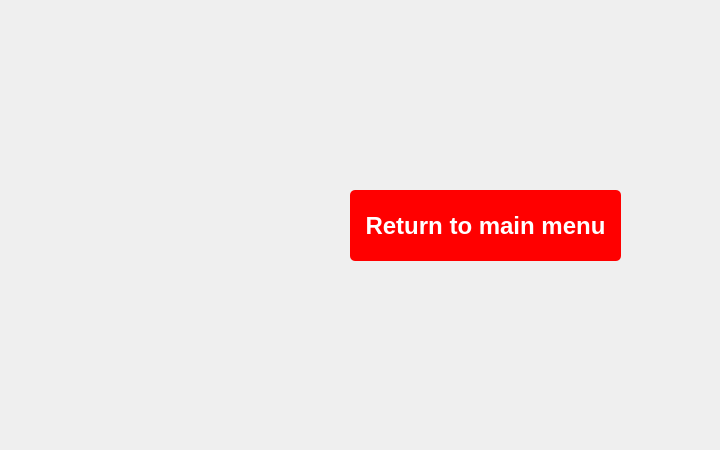
<?xml version="1.0" encoding="UTF-8"?>
<ui version="4.0">
 <class>theEnd</class>
 <widget class="QDialog" name="theEnd">
  <property name="geometry">
   <rect>
    <x>0</x>
    <y>0</y>
    <width>720</width>
    <height>450</height>
   </rect>
  </property>
  <property name="minimumSize">
   <size>
    <width>720</width>
    <height>450</height>
   </size>
  </property>
  <property name="maximumSize">
   <size>
    <width>720</width>
    <height>450</height>
   </size>
  </property>
  <property name="windowTitle">
   <string>Dialog</string>
  </property>
  <property name="styleSheet">
   <string notr="true">#theEnd{
border-image: url(:/img/img/buy.png);
}
</string>
  </property>
  <widget class="QPushButton" name="pushButton">
   <property name="geometry">
    <rect>
     <x>350</x>
     <y>190</y>
     <width>271</width>
     <height>71</height>
    </rect>
   </property>
   <property name="styleSheet">
    <string notr="true">#pushButton{
color:white;
background-color:red;
border-radius:5;
font-size:24px;
font:bold
}

#pushButton:hover{
background-color:#990000;}</string>
   </property>
   <property name="text">
    <string>Return to main menu</string>
   </property>
  </widget>
 </widget>
 <resources/>
 <connections/>
</ui>
